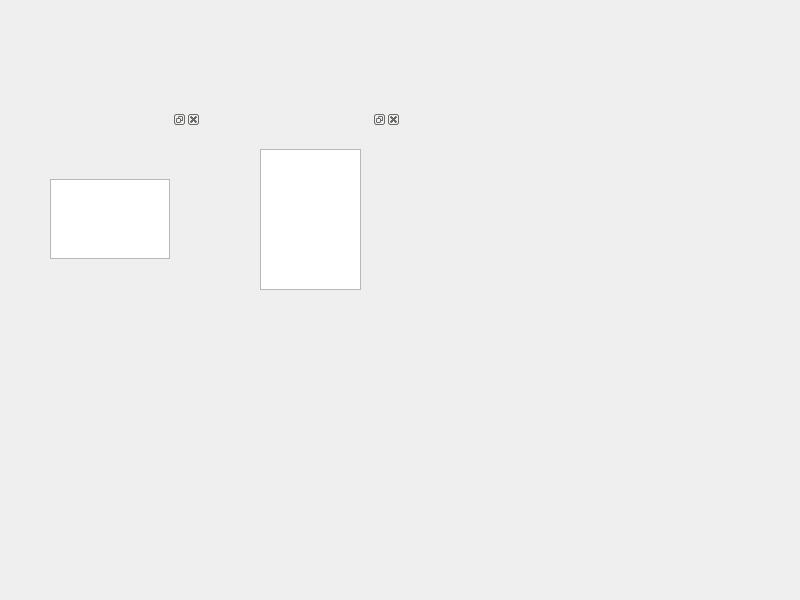
<ui version="4.0" >
 <author></author>
 <comment></comment>
 <exportmacro></exportmacro>
 <class>MainWindow</class>
 <widget class="QMainWindow" name="MainWindow" >
  <property name="geometry" >
   <rect>
    <x>0</x>
    <y>0</y>
    <width>800</width>
    <height>600</height>
   </rect>
  </property>
  <property name="windowTitle" >
   <string>MainWindow</string>
  </property>
  <widget class="QWidget" name="centralWidget" >
   <widget class="QDockWidget" name="dockWidget_2" >
    <property name="geometry" >
     <rect>
      <x>230</x>
      <y>110</y>
      <width>171</width>
      <height>221</height>
     </rect>
    </property>
    <widget class="QWidget" name="dockWidgetContents" >
     <widget class="QTextEdit" name="textEdit" >
      <property name="geometry" >
       <rect>
        <x>30</x>
        <y>20</y>
        <width>101</width>
        <height>141</height>
       </rect>
      </property>
     </widget>
    </widget>
   </widget>
   <widget class="QDockWidget" name="dockWidget" >
    <property name="geometry" >
     <rect>
      <x>20</x>
      <y>110</y>
      <width>181</width>
      <height>221</height>
     </rect>
    </property>
    <widget class="QWidget" name="dockWidgetContents" >
     <widget class="QTreeView" name="treeView" >
      <property name="geometry" >
       <rect>
        <x>30</x>
        <y>50</y>
        <width>120</width>
        <height>80</height>
       </rect>
      </property>
     </widget>
    </widget>
   </widget>
  </widget>
 </widget>
 <pixmapfunction></pixmapfunction>
 <resources/>
 <connections/>
</ui>
